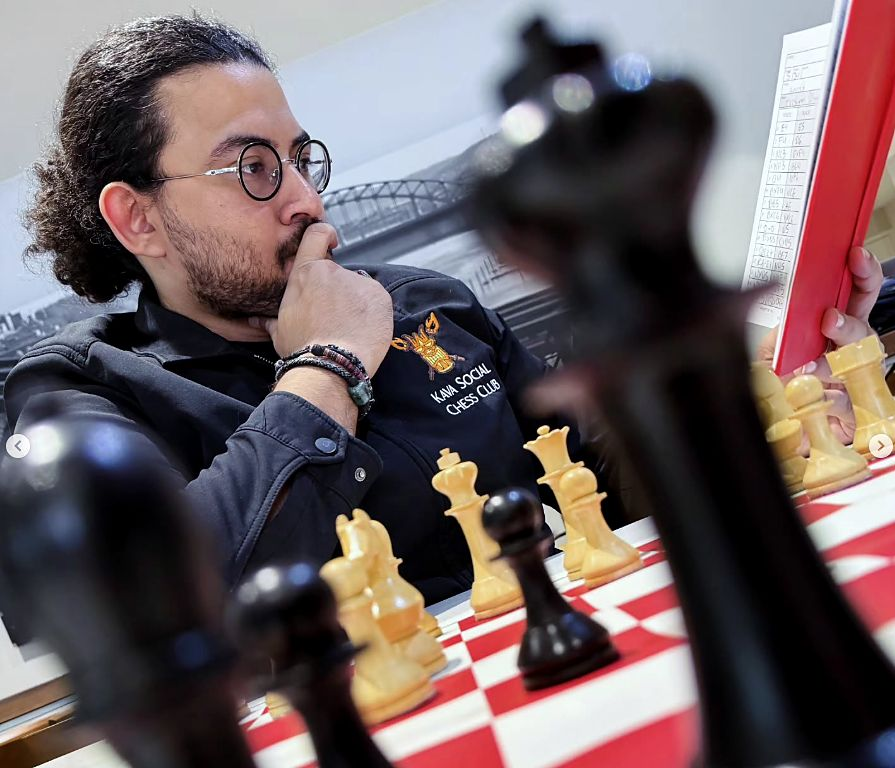
#> input picture img/coach.jpg, 895 x 768 px, given in place of 1bdde8e1-image.jpg, which was not available
$ python decast.py ../img/coach.jpg
#> lines starting #> are read from the running program, lines starting #| are printed output that depends on the picture; after the words box and inside, x2 and y2 are one past the last pixel; in counts of white or black regions, pixels touching at a corner belong together
#> `sheet = Image.new('RGB', (5 * 340, 2 * 340), '#222')`: sheet: PIL image 1700x680 RGB; every value is 34
#> further down, im is the input picture: PIL image 895x768 RGB; mean R, G, B 107.7, 93.4, 95.8
# -*- coding: utf-8 -*-
"""Take the purple-pink patio lighting out of a photo: neutralise the colour cast, then calm what is left of the magenta."""
import numpy as np
from PIL import Image, ImageOps

def decast(im, strength=0.5, magenta_keep=0.5, green_keep=0.35):
#> called with strength = 0.5, magenta_keep = 0.5, green_keep = 0.35
    a = np.asarray(im.convert('RGB'), dtype=np.float32) / 255.0
    lin = np.power(a, 2.2)
    # grey-world on the mid-tones only: blown lights and black shadows say nothing about the cast
    lum = lin.mean(axis=2)
    mask = (lum > 0.02) & (lum < 0.7)
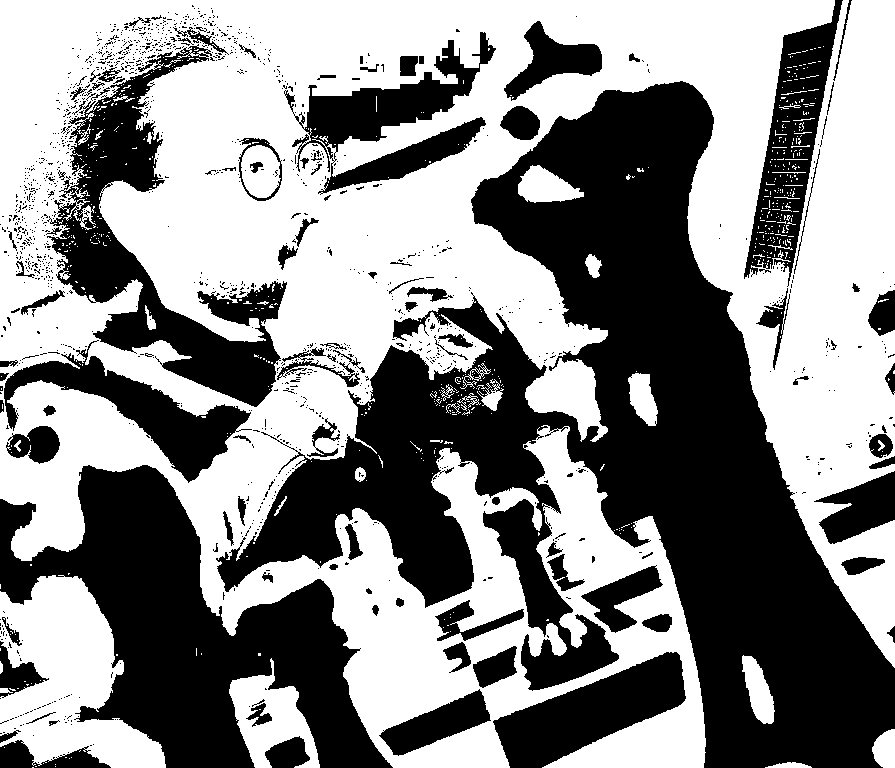
#> mask: shape (768, 895) bool; 54% white; 1336 black regions (1232 under 20 px), largest, box (x1, y1, x2, y2) and area: (216, 81, 895, 768) 163544, (0, 465, 393, 768) 51014, (47, 44, 287, 407) 24338
    means = lin[mask].mean(axis=0)
#> means = [0.383, 0.278, 0.279]
    gains = (means.mean() / means) ** strength
#> gains = [0.905, 1.06, 1.06]
    lin = np.clip(lin * gains, 0, 1)
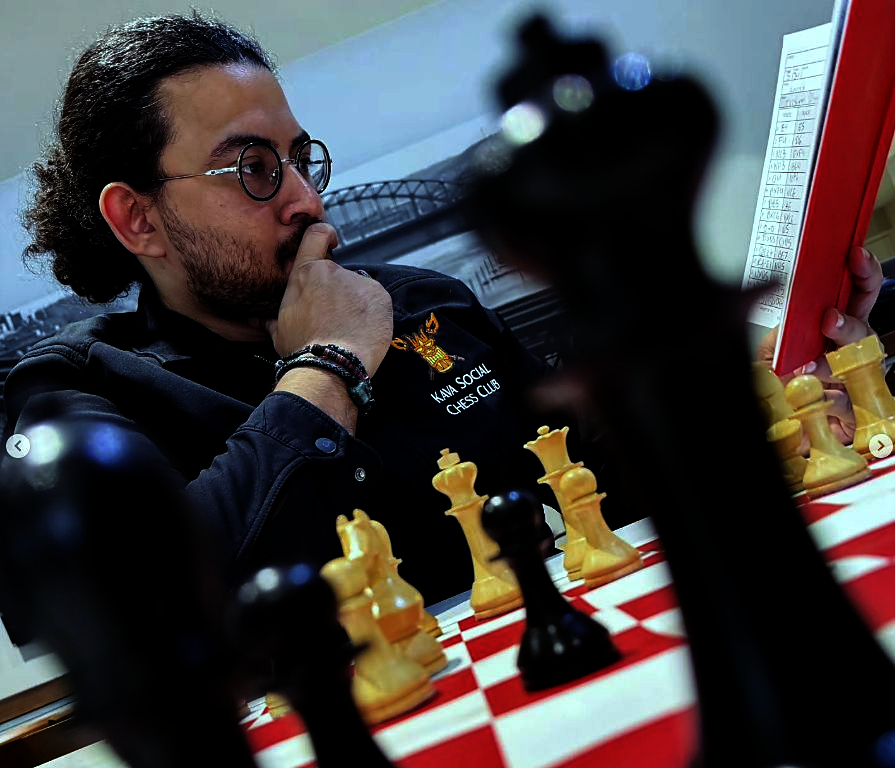
#> lin: shape (768, 895, 3) float32; mean R, G, B 0.248, 0.233, 0.237
    out = np.power(lin, 1 / 2.2)
    # whatever is still magenta or violet: pull it towards grey, so skin and walls stop glowing
    img = Image.fromarray((out * 255).astype(np.uint8), 'RGB').convert('HSV')
#> img: PIL image 895x768 HSV; mean H, S, V 133.7, 81.5, 115.2
    h, s, v = [np.asarray(c, dtype=np.float32) for c in img.split()]
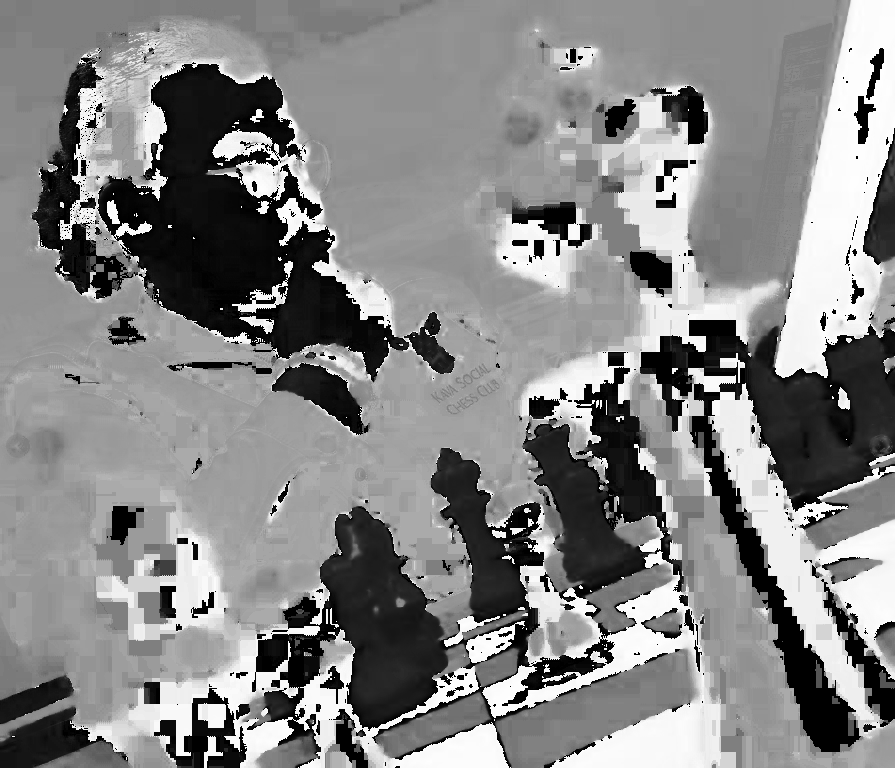
#> h: shape (768, 895) float32; min 0, max 254, mean 133.7
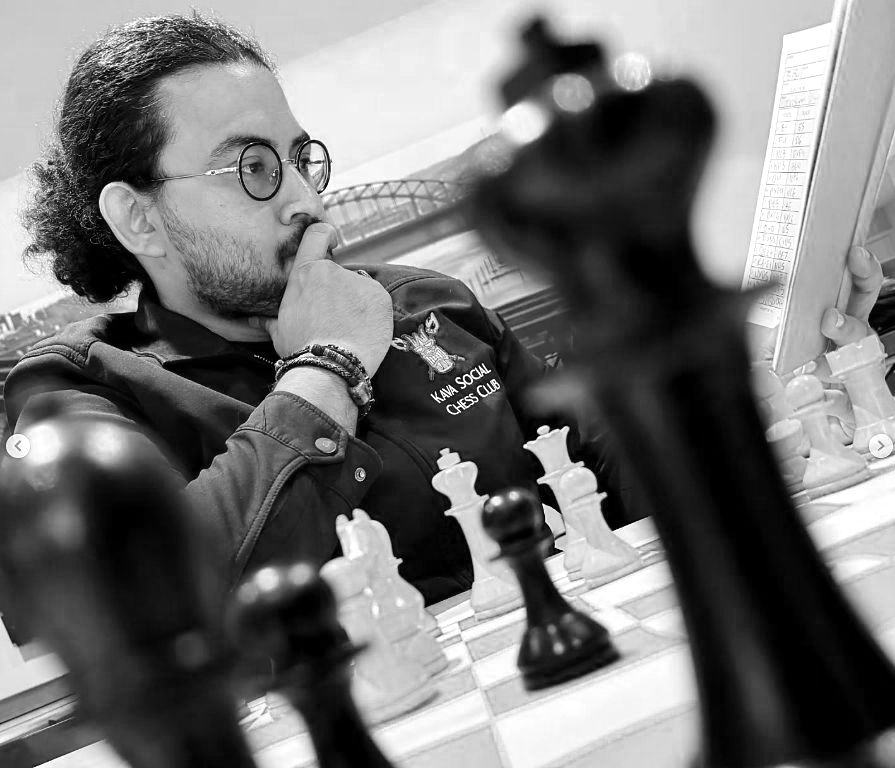
#> v: shape (768, 895) float32; min 0, max 255, mean 115.2
    deg = h * 360 / 255
    w = np.clip(1 - np.abs(deg - 300) / 60, 0, 1)      # 240-360 degrees, strongest at 300
    s = s * (1 - w * (1 - magenta_keep))
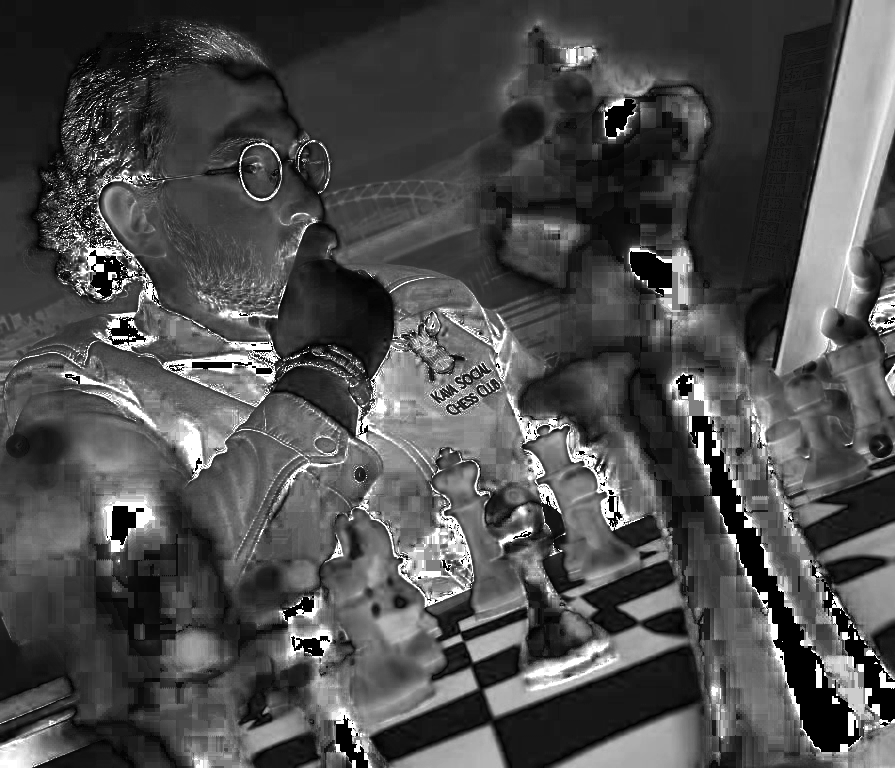
#> s: shape (768, 895) float32; min 0, max 255, mean 78.1
    g = np.clip(1 - np.abs(deg - 110) / 60, 0, 1)      # the green the correction pushes shadows and walls into
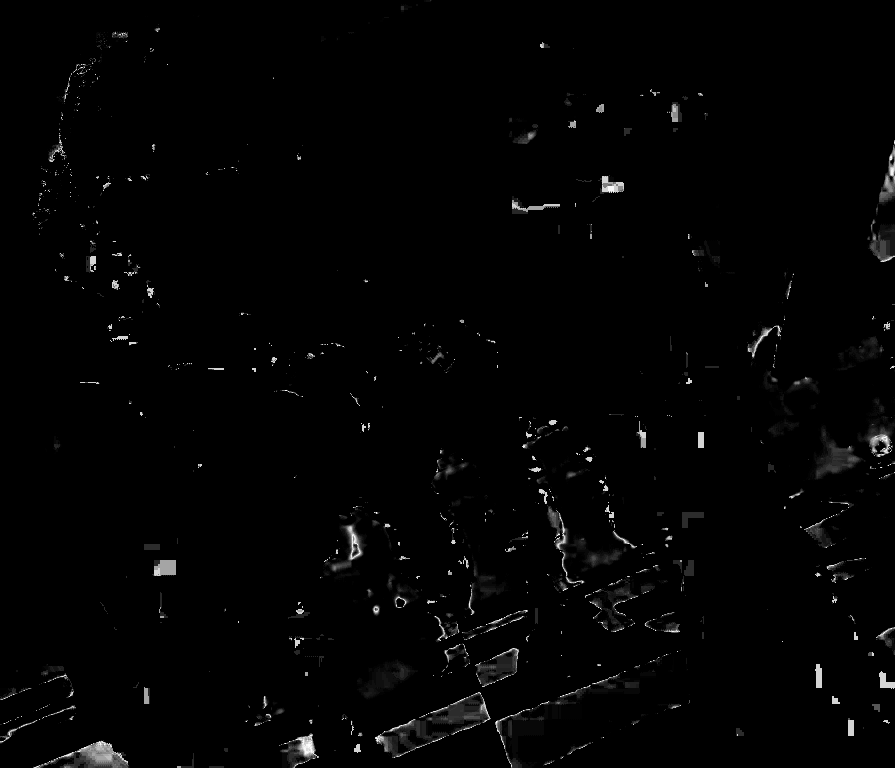
#> g: shape (768, 895) float32; min 0, max 0.998, mean 0.0126
    s = s * (1 - g * (1 - green_keep))
    img = Image.merge('HSV', [Image.fromarray(x.astype(np.uint8), 'L') for x in (h, s, v)]).convert('RGB')
#> img: PIL image 895x768 RGB
    return img

if __name__ == '__main__':
    import sys
    U = 'C:/Users/17862/.claude/uploads/e2a9828e-6455-4cc8-97fb-4c197435b234/'
    S = sys.argv[1]
    names = ['1bdde8e1', '402eb45a', '92fe024a', '8fadc8d2', '3e03d1d2']
    sheet = Image.new('RGB', (5 * 340, 2 * 340), '#222')
    for i, n in enumerate(names):
        im = ImageOps.exif_transpose(Image.open(U + n + '-image.jpg')).convert('RGB')
        im.thumbnail((1000, 1000))
        b = im.copy(); b.thumbnail((330, 330)); sheet.paste(b, (i * 340 + 5, 5))
        c = decast(im); c.thumbnail((330, 330)); sheet.paste(c, (i * 340 + 5, 345))
#> after `sheet.paste(c, (i * 340 + 5, 345))`:
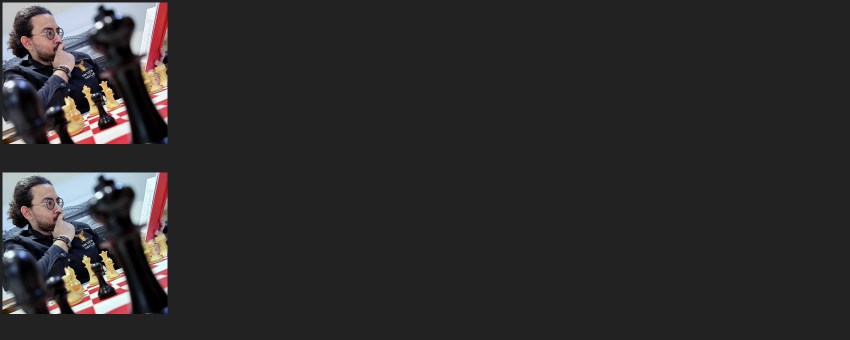
#> sheet: PIL image 1700x680 RGB (shown at 1/2 size); mean R, G, B 45.5, 43.8, 44.2
#> pass 2 of the loop `for i, n in enumerate(names):`:
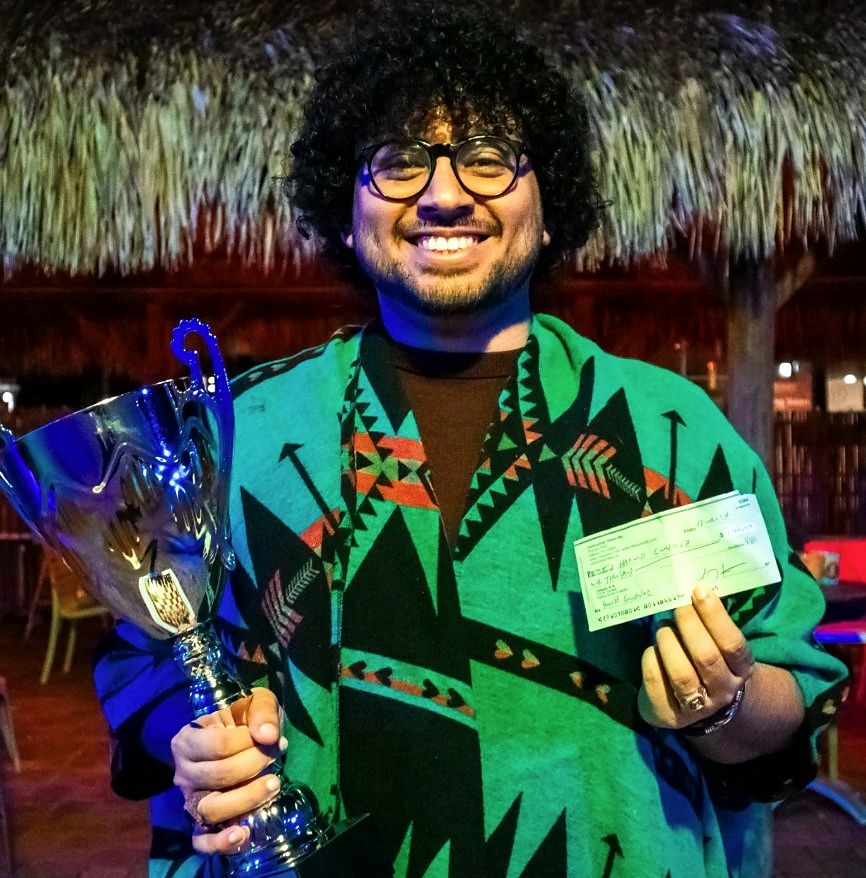
#> input picture img/coach2.jpg, 866 x 878 px, given in place of 402eb45a-image.jpg, which was not available
#> im is the input picture: PIL image 866x878 RGB; mean R, G, B 59.3, 71.2, 61
#> b: PIL image 325x330 RGB
#> a: shape (878, 866, 3) float32
#> lum: shape (878, 866) float32
#> in decast (call 2), `mask = (lum > 0.02) & (lum < 0.7)`:
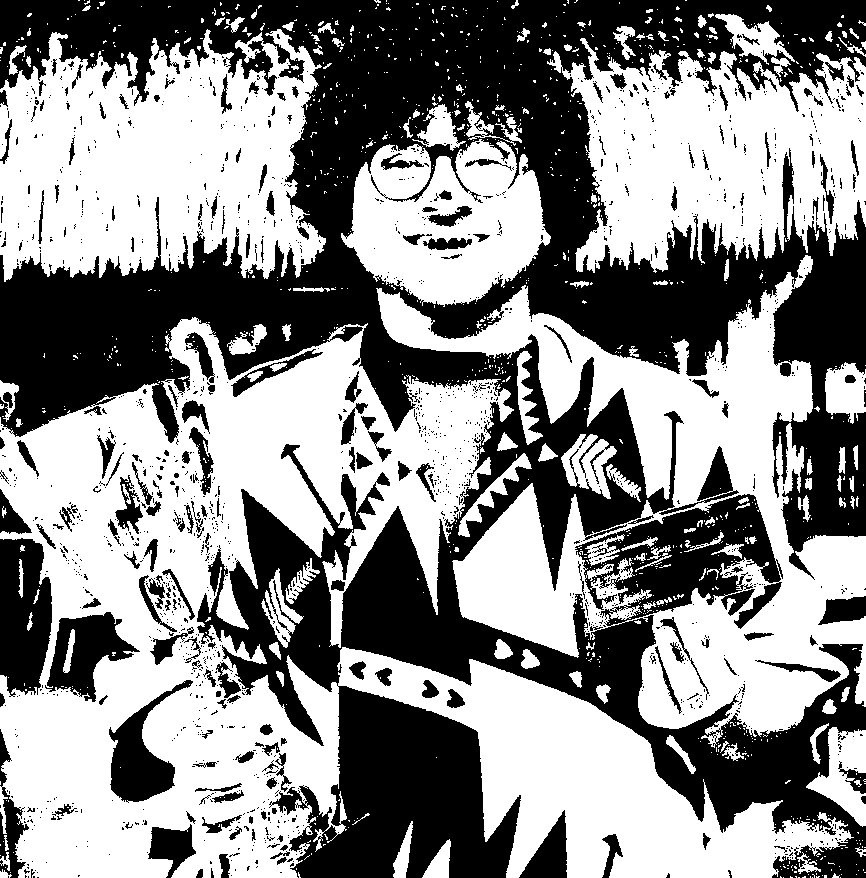
#> mask: shape (878, 866) bool; 54.6% white; 1613 black regions (1407 under 20 px), largest, box (x1, y1, x2, y2) and area: (0, 0, 866, 878) 299380, (0, 538, 52, 697) 6656, (45, 612, 140, 702) 4109
#> means = [0.147, 0.208, 0.144]
#> gains = [1.06, 0.894, 1.08]
#> out: shape (878, 866, 3) float32
#> h: shape (878, 866) float32
#> v: shape (878, 866) float32
#> deg: shape (878, 866) float32
#> w: shape (878, 866) float32
#> g: shape (878, 866) float32
#> c: PIL image 325x330 RGB
#> `sheet.paste(c, (i * 340 + 5, 345))`:
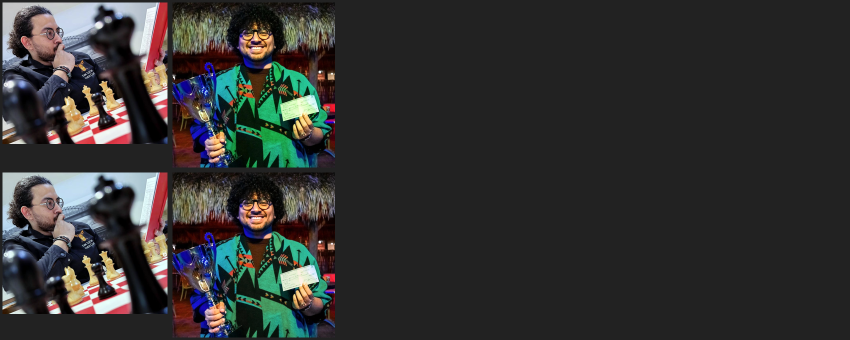
#> sheet: PIL image 1700x680 RGB (shown at 1/2 size); mean R, G, B 50.6, 50.4, 49.6
#> (the run stopped early here; a loop or call above may not have finished)
